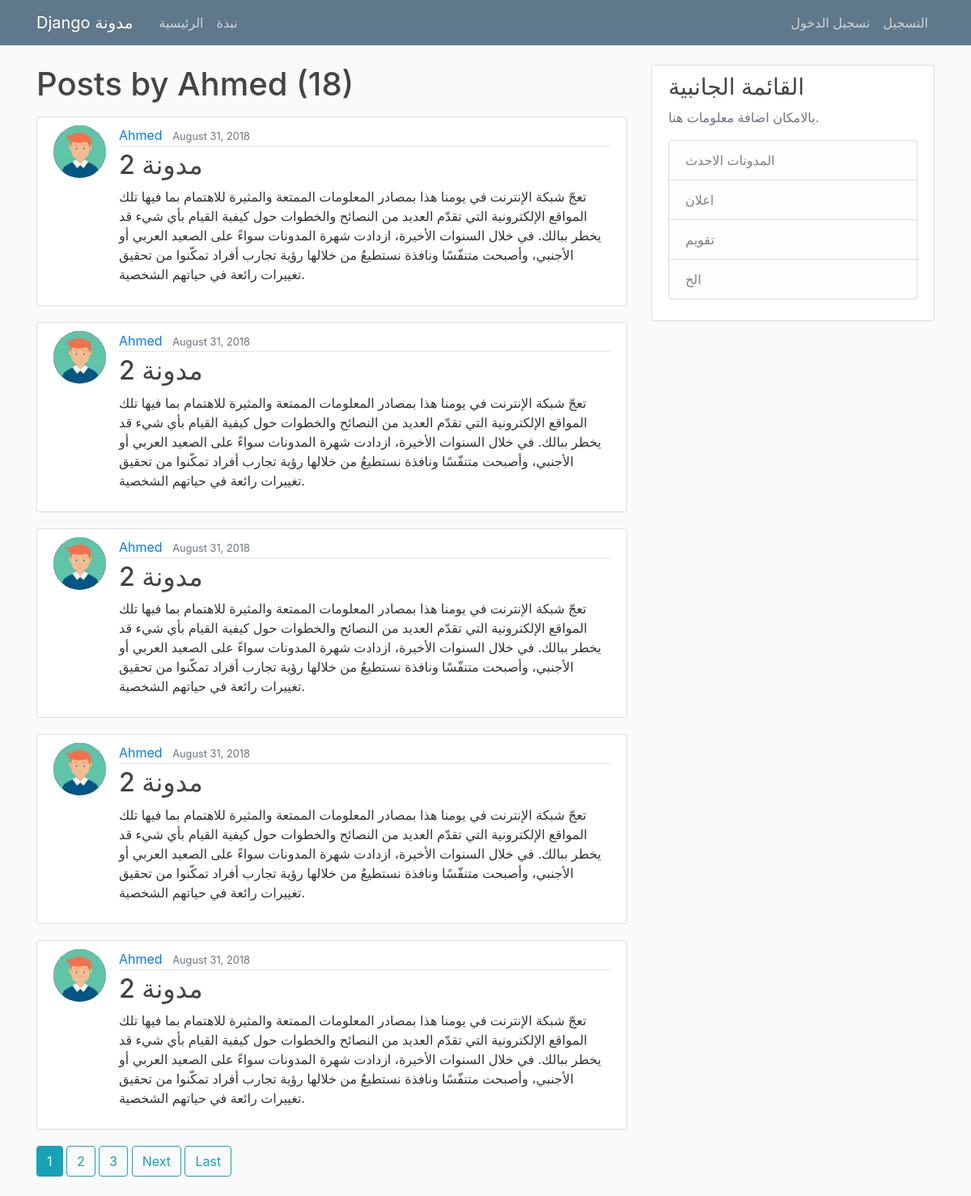
The app's page /user/Ahmed with its own data.
### blog/models.py (models this page shows, shortened)
class Post(models.Model):
    title = models.CharField(verbose_name= 'العنوان', max_length=100)
    content = models.TextField(verbose_name= 'المحتوى')
    date_posted = models.DateTimeField(default=timezone.now)
    author = models.ForeignKey(User, on_delete=models.CASCADE)

### users/models.py (models this page shows, shortened)
class Profile(models.Model):
    user = models.OneToOneField(User, on_delete=models.CASCADE)
    image = models.ImageField(default='default.jpg', upload_to='profile_pics')

### blog/views.py (the view)
# urls.py: path('user/<str:username>', UserPostListView.as_view(), name='user-posts'),
class UserPostListView(ListView):
    model = Post
    template_name = 'blog/user_posts.html'  # <app>/<model>_<viewtype>.html
    context_object_name = 'posts'
    paginate_by = 5
    def get_queryset(self):
        user = get_object_or_404(User, username=self.kwargs.get('username'))
        return Post.objects.filter(author=user).order_by('-date_posted')

### blog/templates/blog/user_posts.html (shortened to what this page needs)
{% extends "blog/base.html" %}
{% block content %}
    <h1 class="mb-3">Posts by {{ view.kwargs.username }} ({{ page_obj.paginator.count }})</h1>
    {% for post in posts %}
        <article class="media content-section">
          <img class="rounded-circle article-img" src="{{ post.author.profile.image.url }}">
          <div class="media-body">
            <div class="article-metadata">
              <a class="mr-2" href="{% url 'user-posts' post.author.username %}">{{ post.author }}</a>
              <small class="text-muted">{{ post.date_posted|date:"F d, Y" }}</small>
            </div>
            <h2><a class="article-title" href="{% url 'post-detail' post.id %}">{{ post.title }}</a></h2>
            <p class="article-content">{{ post.content }}</p>
          </div>
        </article>
    {% endfor %}
    {% if is_paginated %}
      {% for num in page_obj.paginator.page_range %}
        {% if page_obj.number == num %}
          <a class="btn btn-info mb-4" href="?page={{ num }}">{{ num }}</a>
        {% elif num > page_obj.number|add:'-3' and num < page_obj.number|add:'3' %}
          <a class="btn btn-outline-info mb-4" href="?page={{ num }}">{{ num }}</a>
        {% endif %}
      {% endfor %}
      {% if page_obj.has_next %}
        <a class="btn btn-outline-info mb-4" href="?page={{ page_obj.next_page_number }}">Next</a>
        <a class="btn btn-outline-info mb-4" href="?page={{ page_obj.paginator.num_pages }}">Last</a>
      {% endif %}
    {% endif %}
{% endblock content %}

### blog/static/blog/main.css (style rules this page uses)
body { background: #fafafa; color: #333333; margin-top: 5rem; }
h1, h2, h3, h4, h5, h6 { color: #444444; }
.content-section { background: #ffffff; padding: 10px 20px; border: 1px solid #dddddd; border-radius: 3px; margin-bottom: 20px; }
.article-title { color: #444444; }
.article-content { white-space: pre-line; }
.article-img { height: 65px; width: 65px; margin-right: 16px; }
.article-metadata { padding-bottom: 1px; margin-bottom: 4px; border-bottom: 1px solid #e3e3e3 }

### records on screen
Post: author.profile.image (picture), author "Ahmed", date_posted "August 31, 2018", title "مدونة 2", content "تعجّ شبكة الإنترنت في يومنا هذا بمصادر المعلومات الممتعة والمثيرة للاهتمام بما فيها تلك المواقع الإلكترونية التي تقدّم العديد من النصائح والخطوات حول كيفية القيام بأي شيء قد يخطر ببالك. في خلال السنوات الأخيرة، ازدادت شهرة المدونات سواءً على الصعيد العربي أو الأجنبي، وأصبحت متنفّسًا ونافذة نستطيعُ من خلالها رؤية تجارب أفراد تمكّنوا من تحقيق تغييرات رائعة في حياتهم الشخصية."
Post: author.profile.image (picture), author "Ahmed", date_posted "August 31, 2018", title "مدونة 2", content "تعجّ شبكة الإنترنت في يومنا هذا بمصادر المعلومات الممتعة والمثيرة للاهتمام بما فيها تلك المواقع الإلكترونية التي تقدّم العديد من النصائح والخطوات حول كيفية القيام بأي شيء قد يخطر ببالك. في خلال السنوات الأخيرة، ازدادت شهرة المدونات سواءً على الصعيد العربي أو الأجنبي، وأصبحت متنفّسًا ونافذة نستطيعُ من خلالها رؤية تجارب أفراد تمكّنوا من تحقيق تغييرات رائعة في حياتهم الشخصية."
Post: author.profile.image (picture), author "Ahmed", date_posted "August 31, 2018", title "مدونة 2", content "تعجّ شبكة الإنترنت في يومنا هذا بمصادر المعلومات الممتعة والمثيرة للاهتمام بما فيها تلك المواقع الإلكترونية التي تقدّم العديد من النصائح والخطوات حول كيفية القيام بأي شيء قد يخطر ببالك. في خلال السنوات الأخيرة، ازدادت شهرة المدونات سواءً على الصعيد العربي أو الأجنبي، وأصبحت متنفّسًا ونافذة نستطيعُ من خلالها رؤية تجارب أفراد تمكّنوا من تحقيق تغييرات رائعة في حياتهم الشخصية."
Post: author.profile.image (picture), author "Ahmed", date_posted "August 31, 2018", title "مدونة 2", content "تعجّ شبكة الإنترنت في يومنا هذا بمصادر المعلومات الممتعة والمثيرة للاهتمام بما فيها تلك المواقع الإلكترونية التي تقدّم العديد من النصائح والخطوات حول كيفية القيام بأي شيء قد يخطر ببالك. في خلال السنوات الأخيرة، ازدادت شهرة المدونات سواءً على الصعيد العربي أو الأجنبي، وأصبحت متنفّسًا ونافذة نستطيعُ من خلالها رؤية تجارب أفراد تمكّنوا من تحقيق تغييرات رائعة في حياتهم الشخصية."
Post: author.profile.image (picture), author "Ahmed", date_posted "August 31, 2018", title "مدونة 2", content "تعجّ شبكة الإنترنت في يومنا هذا بمصادر المعلومات الممتعة والمثيرة للاهتمام بما فيها تلك المواقع الإلكترونية التي تقدّم العديد من النصائح والخطوات حول كيفية القيام بأي شيء قد يخطر ببالك. في خلال السنوات الأخيرة، ازدادت شهرة المدونات سواءً على الصعيد العربي أو الأجنبي، وأصبحت متنفّسًا ونافذة نستطيعُ من خلالها رؤية تجارب أفراد تمكّنوا من تحقيق تغييرات رائعة في حياتهم الشخصية."

### other values on screen
{{ view.kwargs.username }} "Ahmed"
{{ page_obj.paginator.count }} "18"
{{ num }} "1"
{{ num }} "2" "3"
